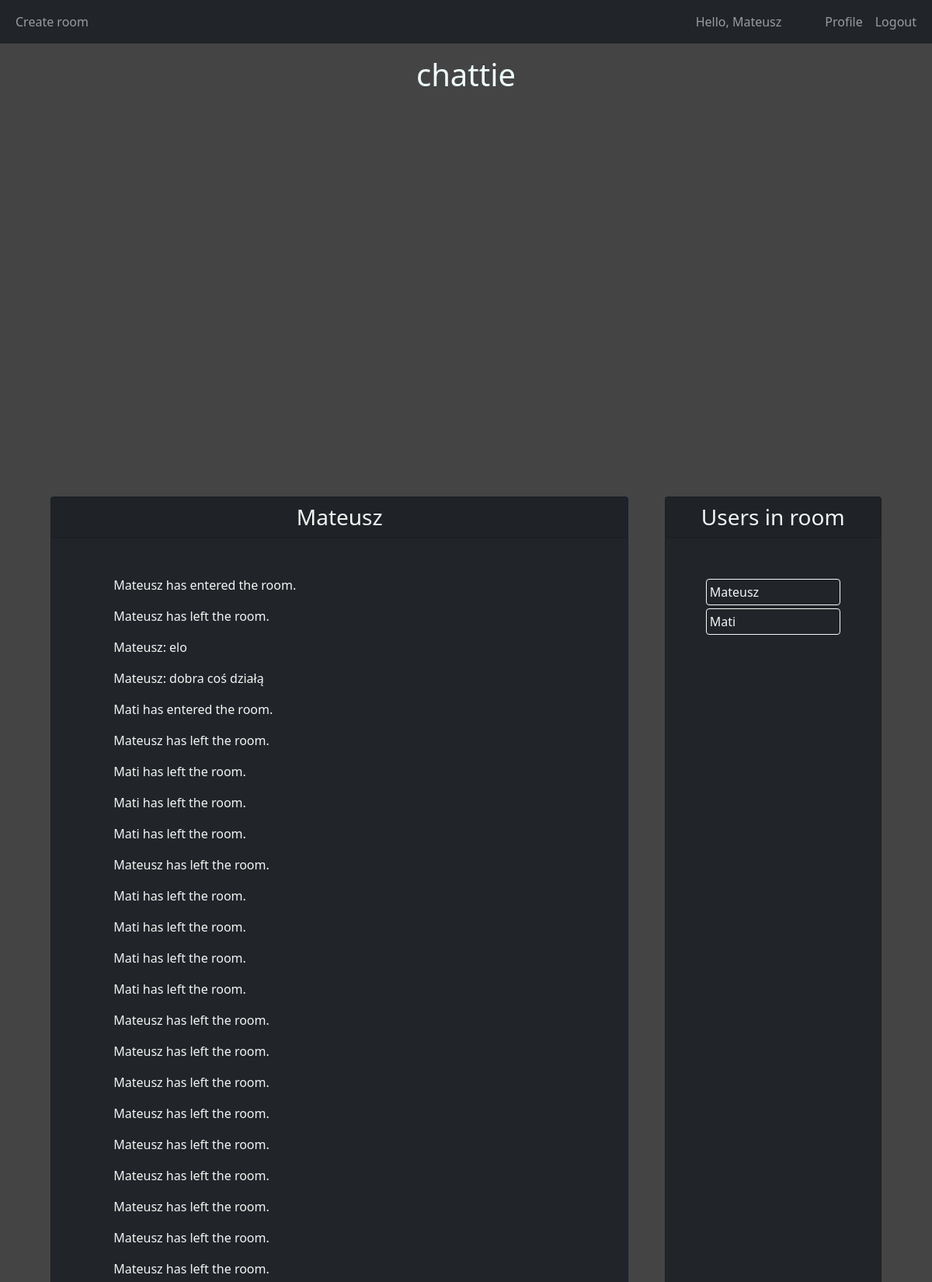
The app's page /chat?room_name=Mateusz (signed in, upper part) with its own data.
### chattie/models.py (models this page shows, shortened)
class User(db.Model, UserMixin):
    __tablename__ = 'user'
    id = db.Column(db.Integer, primary_key=True)
    username = db.Column(db.String(20), unique=True, nullable=False)
    email = db.Column(db.String(120), unique=True, nullable=False)
    image_file = db.Column(db.String(20), nullable=False, default='default.jpg')
    password = db.Column(db.String(60), nullable=False)
    created = db.Column(db.DateTime, nullable=False, default=datetime.utcnow)
    room_id = db.Column(db.Integer, db.ForeignKey('room.id'))
    message_id = db.Column(db.Integer, db.ForeignKey('message.id'))
    rooms = db.relationship('Room', foreign_keys=[room_id])
    messages = db.relationship('Message', foreign_keys=[message_id])

class Room(db.Model):
    __tablename__ = 'room'
    id = db.Column(db.Integer, primary_key=True)
    name = db.Column(db.String(20), nullable=False, unique=True)
    message_id = db.Column(db.Integer, db.ForeignKey('message.id'))
    participants = db.relationship('User', secondary=user_identifier)
    messages = db.relationship('Message', foreign_keys=[message_id], cascade="all,delete")
    creator_id = db.Column(db.Integer, db.ForeignKey('user.id'), nullable=False)
    created = db.Column(db.DateTime, nullable=False, default=datetime.utcnow)

class Message(db.Model):
    __tablename__ = 'message'
    id = db.Column(db.Integer, primary_key=True)
    username = db.Column(db.String(20), db.ForeignKey('user.username'))
    roomname = db.Column(db.String(20), db.ForeignKey('room.name'), nullable=False)
    message = db.Column(db.String(1000), nullable=False)
    created = db.Column(db.DateTime, nullable=False, default=datetime.utcnow)
    user = db.relationship('User', foreign_keys=[username])
    room = db.relationship('Room', foreign_keys=[roomname])

### chattie/routes.py (the view)
@app.route("/chat", methods=['GET', 'POST'])
@login_required
def room():
    room_name = request.args.get('room_name')
    room = Room.query.filter_by(name=room_name).first()
    messages = Message.query.filter_by(room=room)
    users = room.participants
    return render_template('room.html',
                           title=room.name,
                           room=room,
                           messages=messages,
                           users=users)

### chattie/models.py (called while the page is built)
@login_manager.user_loader
def load_user(user_id):
    return User.query.get(int(user_id))

### chattie/templates/room.html (shortened to what this page needs)
{% extends "main.html" %}
{% block content %}
<div class="container d-flex justify-content-around my-auto">
    <div class="card col-md-8 bg-dark">
        <div class="card text-center bg-dark">
            <h3 class=" fw-normal card-text card-header ">{{room.name}}</h3>
        </div>
        <div class="p-5">
            <ul id="messages" class="mh-50 overflow-auto">
                {% for message in messages %}
                    <p>
                        {% if message.username %}
                            {{ message.username }}:
                        {% endif %}
                        {{ message.message }}
                    </p>
                {% endfor %}
            </ul>
        </div>
    </div>
    <div class="card col-md-3 bg-dark">
        <div class="card text-center bg-dark">
            <h3 class=" fw-normal card-text card-header">Users in room</h3>
        </div>
        <div class="p-5" id="room_users">
            {% for user in users %}
                <div class="card bg-dark border-light p-1 m-1">
                    {{ user.username }}
                </div>
            {% endfor %}
        </div>
    </div>
</div>
{% endblock %}

### chattie/templates/layout/navbar.html (shortened to what this page needs)
{% if current_user.is_authenticated %}
  <nav class="navbar navbar-expand-lg navbar-dark  bg-dark">
    <div class="container-fluid">
      <div class="collapse navbar-collapse" id="navbarSupportedContent">
      <ul class="navbar-nav me-auto mb-2 mb-lg-0">
        <li class='nav-item'>
          <a class='nav-link' href="{{ url_for('create_room') }}">Create room</a>
        </li>
      </ul>
        <ul class="navbar-nav ms-auto mb-2 mb-lg-0">
          <li>
            <p class="navbar-text me-5 my-auto">Hello, {{current_user.username}}</p>
          </li>
          <li class="nav-item">
            <a class="nav-link" href="#">Profile</a>
          </li>
          <li>
            <a class="nav-link" href="{{ url_for('logout') }}">Logout</a>
          </li>
        </ul>
      </div>
    </div>
  </nav>
{% endif %}

### chattie/static/css/main.css (style rules this page uses)
body { background-color: #444; color: whitesmoke; }
a { color: azure; text-decoration: none; }
.mh-50 { max-height: 50vh; }

### records on screen
User: username "Mateusz"
Room: name "Mateusz"
Message: message "Mateusz has entered the room."
Message: message "Mateusz has left the room."
Message: username "Mateusz", message "elo"
Message: username "Mateusz", message "dobra coś działą"
Message: message "Mati has entered the room."
Message: message "Mateusz has left the room."
Message: message "Mati has left the room."
Message: message "Mati has left the room."
Message: message "Mati has left the room."
Message: message "Mateusz has left the room."
Message: message "Mati has left the room."
Message: message "Mati has left the room."
Message: message "Mati has left the room."
Message: message "Mati has left the room."
Message: message "Mateusz has left the room."
Message: message "Mateusz has left the room."
Message: message "Mateusz has left the room."
Message: message "Mateusz has left the room."
Message: message "Mateusz has left the room."
Message: message "Mateusz has left the room."
Message: message "Mateusz has left the room."
Message: message "Mateusz has left the room."
Message: message "Mateusz has left the room."
User: username "Mati"
